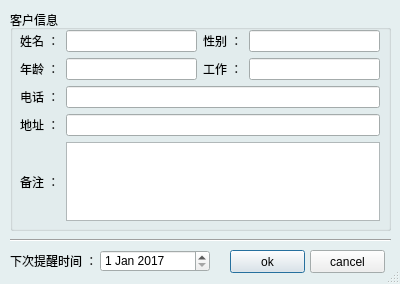
<?xml version="1.0" encoding="UTF-8"?>
<ui version="4.0">
 <class>Dialog</class>
 <widget class="QDialog" name="Dialog">
  <property name="geometry">
   <rect>
    <x>0</x>
    <y>0</y>
    <width>400</width>
    <height>284</height>
   </rect>
  </property>
  <property name="palette">
   <palette>
    <active>
     <colorrole role="Base">
      <brush brushstyle="SolidPattern">
       <color alpha="255">
        <red>255</red>
        <green>255</green>
        <blue>255</blue>
       </color>
      </brush>
     </colorrole>
     <colorrole role="Window">
      <brush brushstyle="SolidPattern">
       <color alpha="255">
        <red>229</red>
        <green>239</green>
        <blue>240</blue>
       </color>
      </brush>
     </colorrole>
    </active>
    <inactive>
     <colorrole role="Base">
      <brush brushstyle="SolidPattern">
       <color alpha="255">
        <red>255</red>
        <green>255</green>
        <blue>255</blue>
       </color>
      </brush>
     </colorrole>
     <colorrole role="Window">
      <brush brushstyle="SolidPattern">
       <color alpha="255">
        <red>229</red>
        <green>239</green>
        <blue>240</blue>
       </color>
      </brush>
     </colorrole>
    </inactive>
    <disabled>
     <colorrole role="Base">
      <brush brushstyle="SolidPattern">
       <color alpha="255">
        <red>229</red>
        <green>239</green>
        <blue>240</blue>
       </color>
      </brush>
     </colorrole>
     <colorrole role="Window">
      <brush brushstyle="SolidPattern">
       <color alpha="255">
        <red>229</red>
        <green>239</green>
        <blue>240</blue>
       </color>
      </brush>
     </colorrole>
    </disabled>
   </palette>
  </property>
  <property name="contextMenuPolicy">
   <enum>Qt::DefaultContextMenu</enum>
  </property>
  <property name="windowTitle">
   <string>客户信息</string>
  </property>
  <property name="sizeGripEnabled">
   <bool>true</bool>
  </property>
  <widget class="Line" name="line">
   <property name="geometry">
    <rect>
     <x>10</x>
     <y>230</y>
     <width>381</width>
     <height>20</height>
    </rect>
   </property>
   <property name="orientation">
    <enum>Qt::Horizontal</enum>
   </property>
  </widget>
  <widget class="QDateEdit" name="dateEdit">
   <property name="geometry">
    <rect>
     <x>100</x>
     <y>250</y>
     <width>110</width>
     <height>22</height>
    </rect>
   </property>
   <property name="date">
    <date>
     <year>2017</year>
     <month>1</month>
     <day>1</day>
    </date>
   </property>
  </widget>
  <widget class="QLabel" name="label_tipdate">
   <property name="geometry">
    <rect>
     <x>10</x>
     <y>250</y>
     <width>91</width>
     <height>21</height>
    </rect>
   </property>
   <property name="text">
    <string>下次提醒时间 ：</string>
   </property>
  </widget>
  <widget class="QGroupBox" name="groupBox">
   <property name="geometry">
    <rect>
     <x>10</x>
     <y>10</y>
     <width>381</width>
     <height>221</height>
    </rect>
   </property>
   <property name="title">
    <string>客户信息</string>
   </property>
   <widget class="QWidget" name="gridLayoutWidget">
    <property name="geometry">
     <rect>
      <x>10</x>
      <y>20</y>
      <width>360</width>
      <height>191</height>
     </rect>
    </property>
    <layout class="QGridLayout" name="gridLayout">
     <item row="1" column="2">
      <widget class="QLabel" name="label_work">
       <property name="text">
        <string>工作 ：</string>
       </property>
      </widget>
     </item>
     <item row="0" column="2">
      <widget class="QLabel" name="label_sex">
       <property name="text">
        <string>性别 ：</string>
       </property>
      </widget>
     </item>
     <item row="1" column="0">
      <widget class="QLabel" name="label_nl">
       <property name="text">
        <string>年龄 ：</string>
       </property>
      </widget>
     </item>
     <item row="1" column="1">
      <widget class="QLineEdit" name="lineEdit_age">
       <property name="readOnly">
        <bool>true</bool>
       </property>
      </widget>
     </item>
     <item row="0" column="1">
      <widget class="QLineEdit" name="lineEdit_name">
       <property name="readOnly">
        <bool>true</bool>
       </property>
      </widget>
     </item>
     <item row="1" column="3">
      <widget class="QLineEdit" name="lineEdit_work">
       <property name="readOnly">
        <bool>true</bool>
       </property>
      </widget>
     </item>
     <item row="0" column="3">
      <widget class="QLineEdit" name="lineEdit_sex">
       <property name="readOnly">
        <bool>true</bool>
       </property>
      </widget>
     </item>
     <item row="3" column="0">
      <widget class="QLabel" name="label_adress">
       <property name="text">
        <string>地址 ：</string>
       </property>
      </widget>
     </item>
     <item row="0" column="0">
      <widget class="QLabel" name="label_name">
       <property name="text">
        <string>姓名 ：</string>
       </property>
      </widget>
     </item>
     <item row="2" column="0">
      <widget class="QLabel" name="label_phone">
       <property name="text">
        <string>电话 ：</string>
       </property>
      </widget>
     </item>
     <item row="4" column="0">
      <widget class="QLabel" name="label_7desc">
       <property name="text">
        <string>备注 ：</string>
       </property>
      </widget>
     </item>
     <item row="2" column="1" colspan="3">
      <widget class="QLineEdit" name="lineEdit_phone">
       <property name="readOnly">
        <bool>true</bool>
       </property>
      </widget>
     </item>
     <item row="3" column="1" colspan="3">
      <widget class="QLineEdit" name="lineEdit">
       <property name="readOnly">
        <bool>true</bool>
       </property>
      </widget>
     </item>
     <item row="4" column="1" colspan="3">
      <widget class="QTextEdit" name="textEdit_desc">
       <property name="readOnly">
        <bool>true</bool>
       </property>
      </widget>
     </item>
    </layout>
   </widget>
  </widget>
  <widget class="QPushButton" name="pushButton_ok">
   <property name="geometry">
    <rect>
     <x>230</x>
     <y>250</y>
     <width>75</width>
     <height>23</height>
    </rect>
   </property>
   <property name="text">
    <string>ok</string>
   </property>
  </widget>
  <widget class="QPushButton" name="pushButton_cancel">
   <property name="geometry">
    <rect>
     <x>310</x>
     <y>250</y>
     <width>75</width>
     <height>23</height>
    </rect>
   </property>
   <property name="text">
    <string>cancel</string>
   </property>
  </widget>
 </widget>
 <resources/>
 <connections/>
</ui>
